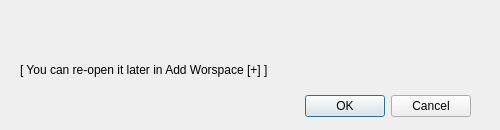
<?xml version="1.0" encoding="UTF-8"?>
<ui version="4.0">
 <class>Dialog</class>
 <widget class="QDialog" name="Dialog">
  <property name="geometry">
   <rect>
    <x>0</x>
    <y>0</y>
    <width>500</width>
    <height>130</height>
   </rect>
  </property>
  <property name="minimumSize">
   <size>
    <width>500</width>
    <height>130</height>
   </size>
  </property>
  <property name="maximumSize">
   <size>
    <width>500</width>
    <height>130</height>
   </size>
  </property>
  <property name="windowTitle">
   <string>Close Workspace</string>
  </property>
  <widget class="QDialogButtonBox" name="buttonBox">
   <property name="geometry">
    <rect>
     <x>130</x>
     <y>90</y>
     <width>341</width>
     <height>32</height>
    </rect>
   </property>
   <property name="orientation">
    <enum>Qt::Horizontal</enum>
   </property>
   <property name="standardButtons">
    <set>QDialogButtonBox::Cancel|QDialogButtonBox::Ok</set>
   </property>
  </widget>
  <widget class="QLabel" name="messageLabel">
   <property name="geometry">
    <rect>
     <x>20</x>
     <y>30</y>
     <width>451</width>
     <height>21</height>
    </rect>
   </property>
   <property name="text">
    <string/>
   </property>
  </widget>
  <widget class="QLabel" name="label">
   <property name="geometry">
    <rect>
     <x>20</x>
     <y>60</y>
     <width>451</width>
     <height>20</height>
    </rect>
   </property>
   <property name="text">
    <string>[ You can re-open it later in Add Worspace [+] ]</string>
   </property>
  </widget>
 </widget>
 <resources/>
 <connections>
  <connection>
   <sender>buttonBox</sender>
   <signal>accepted()</signal>
   <receiver>Dialog</receiver>
   <slot>accept()</slot>
   <hints>
    <hint type="sourcelabel">
     <x>248</x>
     <y>254</y>
    </hint>
    <hint type="destinationlabel">
     <x>157</x>
     <y>274</y>
    </hint>
   </hints>
  </connection>
  <connection>
   <sender>buttonBox</sender>
   <signal>rejected()</signal>
   <receiver>Dialog</receiver>
   <slot>reject()</slot>
   <hints>
    <hint type="sourcelabel">
     <x>316</x>
     <y>260</y>
    </hint>
    <hint type="destinationlabel">
     <x>286</x>
     <y>274</y>
    </hint>
   </hints>
  </connection>
 </connections>
</ui>
